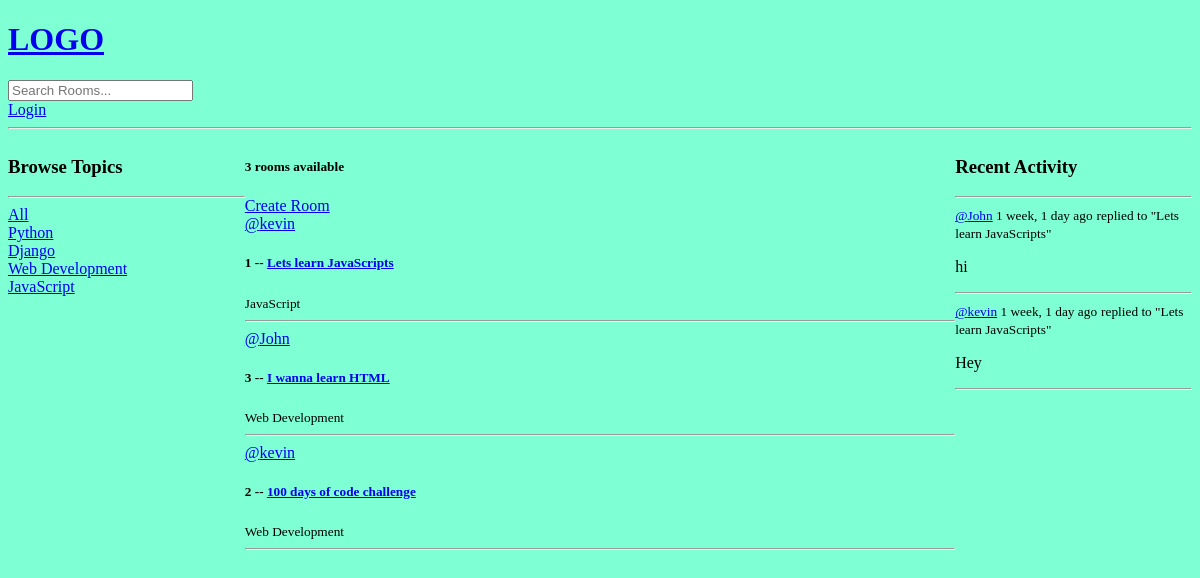
/, run on an earlier commit of the app's database.
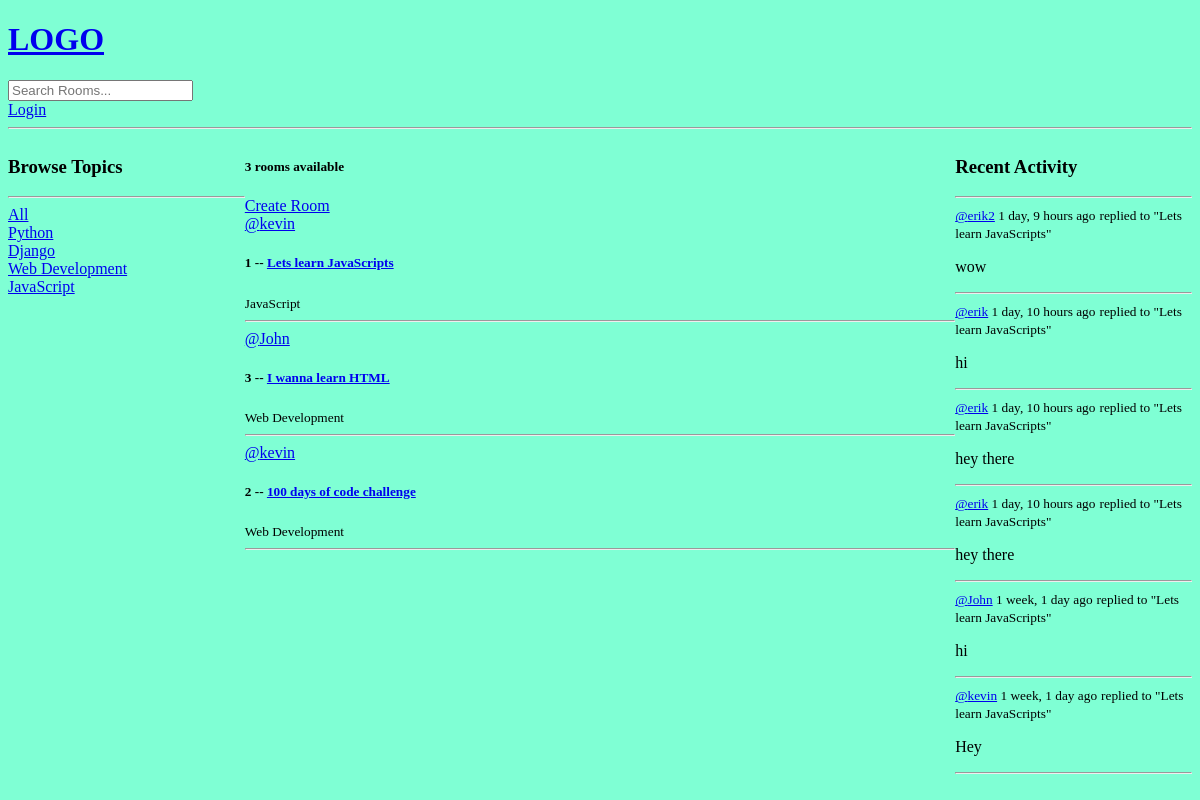
And on a later commit of the database.
### base/models.py (models this page shows, shortened)
class Topic(models.Model):
    name = models.CharField(max_length=200)

class Room(models.Model):
    host = models.ForeignKey(User, on_delete=models.SET_NULL, null=True)
    topic = models.ForeignKey(Topic, on_delete=models.SET_NULL, null=True)
    name = models.CharField(max_length=200)
    description = models.TextField(null=True, blank=True)
    participants = models.ManyToManyField(User, related_name='participants', blank=True)
    updated = models.DateTimeField(auto_now=True)
    created = models.DateTimeField(auto_now_add=True)
    class Meta:
        ordering = ['-updated', '-created']
    def __str__(self):
        return self.name

class Message(models.Model):
    user = models.ForeignKey(User, on_delete=models.CASCADE)
    room = models.ForeignKey(Room, on_delete=models.CASCADE)
    body = models.TextField()
    updated = models.DateTimeField(auto_now=True)
    created = models.DateTimeField(auto_now_add=True)
    class Meta:
        ordering = ['-updated', '-created']
    def __str__(self):
        return self.body[0:50]

### base/views.py (the view)
# urls.py: path('', views.home, name="home"),
def home(request):
    q = request.GET.get('q') if request.GET.get('q') != None else ''
    rooms = Room.objects.filter(
        Q(topic__name__icontains=q) |
        Q(name__icontains=q) |
        Q(description__icontains=q)
        )
    topics = Topic.objects.all()
    room_count = rooms.count()
    room_messages = Message.objects.filter(Q(room__topic__name__icontains=q))
    context = {'rooms': rooms, 'topics': topics, 'room_count': room_count, 'room_messages': room_messages}
    return render(request, 'base/home.html', context)

### base/templates/base/home.html (shortened to what this page needs)
{% extends 'main.html' %}
{% block content %}
    <div class = "home-container">
        <div>
            {% include 'base/topics_component.html' %}
        </div>
        <div>
            <h5>{{room_count}} rooms available</h5>
            <a href="{% url 'create-room' %}">Create Room</a>
            {% include 'base/feed_component.html' %}
        </div>
        <div>
            {% include 'base/activity_component.html' %}
        </div>
    </div>
{% endblock content %}

### base/templates/base/topics_component.html
<h3>Browse Topics</h3>
<hr>
<div>
    <a href="{% url 'home' %}?">{{topic.name}}All</a>
</div>
{% for topic in topics %}
    <div>
        <a href="{% url 'home' %}?q={{topic.name}}">{{topic.name}}</a>
    </div>
{% endfor %}

### base/templates/base/feed_component.html (shortened to what this page needs)
<div>
    {% for room in rooms %}
        <div>
            <a href="{% url 'user-profile' room.host.id %}">@{{room.host.username}}</a>
            <h5>{{room.id}} -- <a href="{% url 'room' room.id %}">{{room.name}}</a></h5>
            <small>{{room.topic.name}}</small>
            <hr>
        </div>
    {% endfor %}
</div>

### base/templates/base/activity_component.html (shortened to what this page needs)
<h3>Recent Activity</h3>
<hr>
{% for message in room_messages %}
    <div>
        <small><a href="{% url 'user-profile' message.user.id %}">@{{message.user}}</a> {{message.created|timesince}} ago</small>
        <small>replied to "{{message.room}}"</small>
        <p>{{message}}</p>
        <hr>
    </div>
{% endfor %}

What changed in the data, as far as the page shows it:
added Message: user "erik2", created "1 day, 9 hours", room "Lets learn JavaScripts", body "wow"
added Message: user "erik", created "1 day, 10 hours", room "Lets learn JavaScripts", body "hi"
added Message: user "erik", created "1 day, 10 hours", room "Lets learn JavaScripts", body "hey there"
added Message: user "erik", created "1 day, 10 hours", room "Lets learn JavaScripts", body "hey there"
